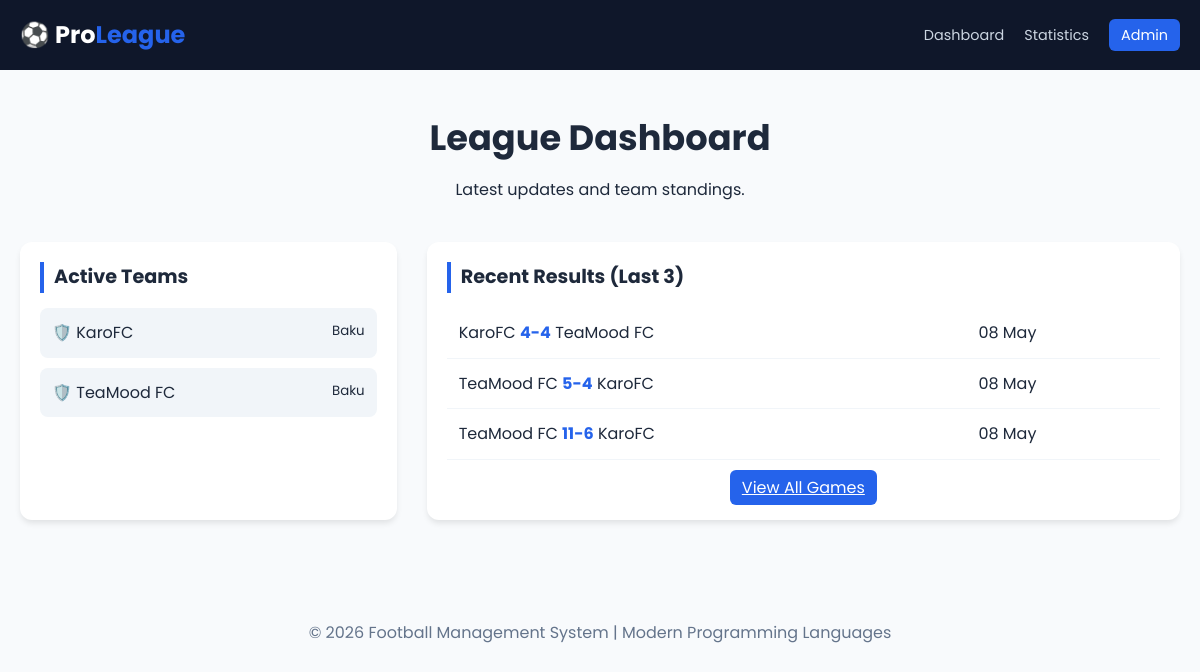
The page / on the database its author committed.
### stats/models.py (models this page shows, shortened)
class Team(models.Model):
    name = models.CharField(max_length=100, unique=True)
    city = models.CharField(max_length=50)

class Match(models.Model):
    home_team = models.ForeignKey(Team, on_delete=models.CASCADE, related_name='home_matches')
    away_team = models.ForeignKey(Team, on_delete=models.CASCADE, related_name='away_matches')
    home_score = models.IntegerField(default=0)
    away_score = models.IntegerField(default=0)
    date = models.DateTimeField(auto_now_add=True)
    squad = models.ManyToManyField(Player, related_name='matches_played', blank=True)

### stats/views.py (the view)
# urls.py: path('', views.home, name='home'),
def home(request):
    teams = Team.objects.all()
    recent_matches = Match.objects.all().order_by('-date')[:3] # Sadece son 3 matç
    return render(request, 'stats/home.html', {'teams': teams, 'matches': recent_matches})

### stats/templates/stats/home.html
{% extends 'stats/base.html' %}
{% block content %}
<div class="hero-section">
    <h1>League Dashboard</h1>
    <p>Latest updates and team standings.</p>
</div>
<div class="dashboard-grid">
    <div class="card">
        <div class="card-header"><h2>Active Teams</h2></div>
        <div class="team-grid">
            {% for team in teams %}
            <a href="{% url 'team_detail' team.id %}" class="team-pill">
                <span>🛡️ {{ team.name }}</span>
                <small>{{ team.city }}</small>
            </a>
            {% endfor %}
        </div>
    </div>
    <div class="card">
        <div class="card-header"><h2>Recent Results (Last 3)</h2></div>
        <div class="table-wrapper">
            <table class="match-table">
                {% for match in matches %}
                <tr>
                    <td><a href="{% url 'match_detail' match.id %}" style="text-decoration:none; color:inherit;">
                        {{ match.home_team.name }} <span class="score">{{ match.home_score }}-{{ match.away_score }}</span> {{ match.away_team.name }}
                    </a></td>
                    <td>{{ match.date|date:"d M" }}</td>
                </tr>
                {% endfor %}
            </table>
        </div>
        <div style="text-align:center; margin-top:15px;">
            <a href="{% url 'all_matches' %}" class="admin-btn">View All Games</a>
        </div>
    </div>
</div>
{% endblock %}

### stats/static/css/style.css (style rules this page uses)
:root { --primary-color: #2563eb; --dark-bg: #0f172a; --card-bg: #ffffff; --text-main: #1e293b; --text-muted: #64748b; --accent: #fbbf24; }
* { margin: 0; padding: 0; box-sizing: border-box; }
body { font-family: 'Poppins', sans-serif; background-color: #f8fafc; color: var(--text-main); line-height: 1.6; }
.admin-btn { background: var(--primary-color); padding: 6px 12px; border-radius: 6px; color: white !important; }
.hero-section { padding: 40px 0; text-align: center; }
.hero-section h1 { font-size: 2.2rem; margin-bottom: 10px; }
.dashboard-grid { display: grid; grid-template-columns: 1fr 2fr; gap: 30px; margin-bottom: 40px; }
.card { background: white; border-radius: 12px; box-shadow: 0 4px 6px -1px rgba(0,0,0,0.1); padding: 20px; margin-bottom: 20px; }
.card-header h2 { font-size: 1.2rem; margin-bottom: 15px; border-left: 4px solid var(--primary-color); padding-left: 10px; }
.team-grid { display: flex; flex-direction: column; gap: 10px; }
.team-pill { display: flex; justify-content: space-between; padding: 12px; background: #f1f5f9; border-radius: 8px; text-decoration: none; color: var(--text-main); }
.table-wrapper { overflow-x: auto; }
.match-table { width: 100%; border-collapse: collapse; min-width: 500px; }
.match-table th, .match-table td { padding: 12px; text-align: left; border-bottom: 1px solid #f1f5f9; }
.score { font-weight: 700; color: var(--primary-color); }

### rows shown on the page
Team: name "KaroFC", city "Baku"
Team: name "TeaMood FC", city "Baku"
Match: home_team.name "KaroFC", home_score "4", away_score "4", away_team.name "TeaMood FC", date "08 May"
Match: home_team.name "TeaMood FC", home_score "5", away_score "4", away_team.name "KaroFC", date "08 May"
Match: home_team.name "TeaMood FC", home_score "11", away_score "6", away_team.name "KaroFC", date "08 May"
